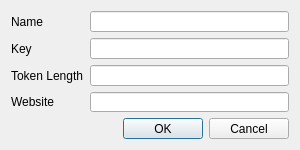
<?xml version="1.0" encoding="UTF-8"?>
<ui version="4.0">
 <class>NewTOTPDialog</class>
 <widget class="QDialog" name="NewTOTPDialog">
  <property name="geometry">
   <rect>
    <x>0</x>
    <y>0</y>
    <width>300</width>
    <height>150</height>
   </rect>
  </property>
  <property name="minimumSize">
   <size>
    <width>300</width>
    <height>150</height>
   </size>
  </property>
  <property name="windowTitle">
   <string>Add New TOTP Key</string>
  </property>
  <layout class="QGridLayout" name="gridLayout">
   <item row="1" column="0">
    <widget class="QLabel" name="lblName">
     <property name="text">
      <string>Name</string>
     </property>
    </widget>
   </item>
   <item row="1" column="1">
    <widget class="QLineEdit" name="txtName"/>
   </item>
   <item row="2" column="1">
    <widget class="QLineEdit" name="txtKey"/>
   </item>
   <item row="4" column="0">
    <widget class="QLabel" name="lblWebsite">
     <property name="text">
      <string>Website</string>
     </property>
    </widget>
   </item>
   <item row="4" column="1">
    <widget class="QLineEdit" name="txtWebsite"/>
   </item>
   <item row="5" column="0" colspan="2">
    <widget class="QDialogButtonBox" name="buttonBox">
     <property name="orientation">
      <enum>Qt::Horizontal</enum>
     </property>
     <property name="standardButtons">
      <set>QDialogButtonBox::Cancel|QDialogButtonBox::Ok</set>
     </property>
    </widget>
   </item>
   <item row="2" column="0">
    <widget class="QLabel" name="lblKey">
     <property name="text">
      <string>Key</string>
     </property>
    </widget>
   </item>
   <item row="3" column="0">
    <widget class="QLabel" name="lblTokenLength">
     <property name="text">
      <string>Token Length</string>
     </property>
    </widget>
   </item>
   <item row="3" column="1">
    <widget class="QLineEdit" name="txtTokenLength">
     <property name="text">
      <string/>
     </property>
    </widget>
   </item>
  </layout>
 </widget>
 <tabstops>
  <tabstop>txtName</tabstop>
  <tabstop>txtKey</tabstop>
  <tabstop>txtTokenLength</tabstop>
  <tabstop>txtWebsite</tabstop>
 </tabstops>
 <resources/>
 <connections>
  <connection>
   <sender>buttonBox</sender>
   <signal>accepted()</signal>
   <receiver>NewTOTPDialog</receiver>
   <slot>accept()</slot>
   <hints>
    <hint type="sourcelabel">
     <x>248</x>
     <y>254</y>
    </hint>
    <hint type="destinationlabel">
     <x>157</x>
     <y>274</y>
    </hint>
   </hints>
  </connection>
  <connection>
   <sender>buttonBox</sender>
   <signal>rejected()</signal>
   <receiver>NewTOTPDialog</receiver>
   <slot>reject()</slot>
   <hints>
    <hint type="sourcelabel">
     <x>316</x>
     <y>260</y>
    </hint>
    <hint type="destinationlabel">
     <x>286</x>
     <y>274</y>
    </hint>
   </hints>
  </connection>
 </connections>
</ui>
